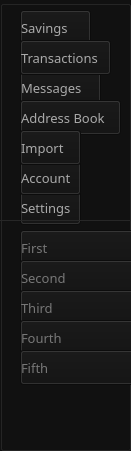
     <widget class="QGroupBox" name="leftMenu">
      <property name="geometry">
       <rect>
        <x>20</x>
        <y>110</y>
        <width>131</width>
        <height>451</height>
       </rect>
      </property>
      <property name="palette">
       <palette>
        <active>
         <colorrole role="WindowText">
          <brush brushstyle="SolidPattern">
           <color alpha="255">
            <red>170</red>
            <green>170</green>
            <blue>170</blue>
           </color>
          </brush>
         </colorrole>
         <colorrole role="Button">
          <brush brushstyle="SolidPattern">
           <color alpha="255">
            <red>17</red>
            <green>17</green>
            <blue>17</blue>
           </color>
          </brush>
         </colorrole>
         <colorrole role="Text">
          <brush brushstyle="SolidPattern">
           <color alpha="255">
            <red>170</red>
            <green>170</green>
            <blue>170</blue>
           </color>
          </brush>
         </colorrole>
         <colorrole role="ButtonText">
          <brush brushstyle="SolidPattern">
           <color alpha="255">
            <red>170</red>
            <green>170</green>
            <blue>170</blue>
           </color>
          </brush>
         </colorrole>
         <colorrole role="Base">
          <brush brushstyle="SolidPattern">
           <color alpha="255">
            <red>17</red>
            <green>17</green>
            <blue>17</blue>
           </color>
          </brush>
         </colorrole>
         <colorrole role="Window">
          <brush brushstyle="SolidPattern">
           <color alpha="255">
            <red>17</red>
            <green>17</green>
            <blue>17</blue>
           </color>
          </brush>
         </colorrole>
        </active>
        <inactive>
         <colorrole role="WindowText">
          <brush brushstyle="SolidPattern">
           <color alpha="255">
            <red>170</red>
            <green>170</green>
            <blue>170</blue>
           </color>
          </brush>
         </colorrole>
         <colorrole role="Button">
          <brush brushstyle="SolidPattern">
           <color alpha="255">
            <red>17</red>
            <green>17</green>
            <blue>17</blue>
           </color>
          </brush>
         </colorrole>
         <colorrole role="Text">
          <brush brushstyle="SolidPattern">
           <color alpha="255">
            <red>170</red>
            <green>170</green>
            <blue>170</blue>
           </color>
          </brush>
         </colorrole>
         <colorrole role="ButtonText">
          <brush brushstyle="SolidPattern">
           <color alpha="255">
            <red>170</red>
            <green>170</green>
            <blue>170</blue>
           </color>
          </brush>
         </colorrole>
         <colorrole role="Base">
          <brush brushstyle="SolidPattern">
           <color alpha="255">
            <red>17</red>
            <green>17</green>
            <blue>17</blue>
           </color>
          </brush>
         </colorrole>
         <colorrole role="Window">
          <brush brushstyle="SolidPattern">
           <color alpha="255">
            <red>17</red>
            <green>17</green>
            <blue>17</blue>
           </color>
          </brush>
         </colorrole>
        </inactive>
        <disabled>
         <colorrole role="WindowText">
          <brush brushstyle="SolidPattern">
           <color alpha="255">
            <red>170</red>
            <green>170</green>
            <blue>170</blue>
           </color>
          </brush>
         </colorrole>
         <colorrole role="Button">
          <brush brushstyle="SolidPattern">
           <color alpha="255">
            <red>17</red>
            <green>17</green>
            <blue>17</blue>
           </color>
          </brush>
         </colorrole>
         <colorrole role="Text">
          <brush brushstyle="SolidPattern">
           <color alpha="255">
            <red>170</red>
            <green>170</green>
            <blue>170</blue>
           </color>
          </brush>
         </colorrole>
         <colorrole role="ButtonText">
          <brush brushstyle="SolidPattern">
           <color alpha="255">
            <red>170</red>
            <green>170</green>
            <blue>170</blue>
           </color>
          </brush>
         </colorrole>
         <colorrole role="Base">
          <brush brushstyle="SolidPattern">
           <color alpha="255">
            <red>17</red>
            <green>17</green>
            <blue>17</blue>
           </color>
          </brush>
         </colorrole>
         <colorrole role="Window">
          <brush brushstyle="SolidPattern">
           <color alpha="255">
            <red>17</red>
            <green>17</green>
            <blue>17</blue>
           </color>
          </brush>
         </colorrole>
        </disabled>
       </palette>
      </property>
      <property name="font">
       <font>
        <family>Padauk Book [PYRS]</family>
        <pointsize>22</pointsize>
        <weight>75</weight>
        <bold>true</bold>
       </font>
      </property>
      <property name="styleSheet">
       <string notr="true">background-color: #111;</string>
      </property>
      <property name="title">
       <string/>
      </property>
      <widget class="QPushButton" name="m_bankingButton">
       <property name="geometry">
        <rect>
         <x>0</x>
         <y>10</y>
         <width>91</width>
         <height>35</height>
        </rect>
       </property>
       <property name="font">
        <font>
         <family>Poppins</family>
         <pointsize>-1</pointsize>
        </font>
       </property>
       <property name="styleSheet">
        <string notr="true">text-align: left; color: #aaa; margin-left: 20px;
font-family: Poppins;
font-size: 13px;</string>
       </property>
       <property name="text">
        <string>Savings</string>
       </property>
       <property name="iconSize">
        <size>
         <width>18</width>
         <height>18</height>
        </size>
       </property>
      </widget>
      <widget class="QPushButton" name="m_messagesButton">
       <property name="geometry">
        <rect>
         <x>0</x>
         <y>70</y>
         <width>101</width>
         <height>35</height>
        </rect>
       </property>
       <property name="font">
        <font>
         <family>Poppins</family>
         <pointsize>-1</pointsize>
        </font>
       </property>
       <property name="styleSheet">
        <string notr="true">text-align: left; color: #aaa; margin-left: 20px;
font-family: Poppins;
font-size: 13px;</string>
       </property>
       <property name="text">
        <string>Messages</string>
       </property>
       <property name="iconSize">
        <size>
         <width>18</width>
         <height>18</height>
        </size>
       </property>
      </widget>
      <widget class="QPushButton" name="m_addressBook">
       <property name="geometry">
        <rect>
         <x>0</x>
         <y>100</y>
         <width>121</width>
         <height>35</height>
        </rect>
       </property>
       <property name="font">
        <font>
         <family>Poppins</family>
         <pointsize>-1</pointsize>
        </font>
       </property>
       <property name="styleSheet">
        <string notr="true">text-align: left; color: #aaa; margin-left: 20px;
font-family: Poppins;
font-size: 13px;</string>
       </property>
       <property name="text">
        <string>Address Book</string>
       </property>
       <property name="iconSize">
        <size>
         <width>18</width>
         <height>18</height>
        </size>
       </property>
      </widget>
      <widget class="QPushButton" name="m_transactionButton">
       <property name="geometry">
        <rect>
         <x>0</x>
         <y>40</y>
         <width>111</width>
         <height>35</height>
        </rect>
       </property>
       <property name="font">
        <font>
         <family>Poppins</family>
         <pointsize>-1</pointsize>
        </font>
       </property>
       <property name="styleSheet">
        <string notr="true">text-align: left; color: #aaa; margin-left: 20px;
font-family: Poppins;
font-size: 13px;</string>
       </property>
       <property name="text">
        <string>Transactions</string>
       </property>
       <property name="iconSize">
        <size>
         <width>18</width>
         <height>18</height>
        </size>
       </property>
      </widget>
      <widget class="QPushButton" name="m_settingsButton">
       <property name="geometry">
        <rect>
         <x>0</x>
         <y>190</y>
         <width>81</width>
         <height>35</height>
        </rect>
       </property>
       <property name="font">
        <font>
         <family>Poppins</family>
         <pointsize>-1</pointsize>
        </font>
       </property>
       <property name="styleSheet">
        <string notr="true">text-align: left; color: #aaa; margin-left: 20px;
font-family: Poppins;
font-size: 13px;</string>
       </property>
       <property name="text">
        <string>Settings</string>
       </property>
       <property name="iconSize">
        <size>
         <width>18</width>
         <height>18</height>
        </size>
       </property>
      </widget>
      <widget class="QPushButton" name="m_walletButton">
       <property name="geometry">
        <rect>
         <x>0</x>
         <y>160</y>
         <width>81</width>
         <height>35</height>
        </rect>
       </property>
       <property name="font">
        <font>
         <family>Poppins</family>
         <pointsize>-1</pointsize>
        </font>
       </property>
       <property name="styleSheet">
        <string notr="true">text-align: left; color: #aaa; margin-left: 20px;
font-family: Poppins;
font-size: 13px;</string>
       </property>
       <property name="text">
        <string>Account</string>
       </property>
       <property name="iconSize">
        <size>
         <width>18</width>
         <height>18</height>
        </size>
       </property>
      </widget>
      <widget class="QPushButton" name="m_importButton">
       <property name="geometry">
        <rect>
         <x>0</x>
         <y>130</y>
         <width>81</width>
         <height>35</height>
        </rect>
       </property>
       <property name="font">
        <font>
         <family>Poppins</family>
         <pointsize>-1</pointsize>
        </font>
       </property>
       <property name="styleSheet">
        <string notr="true">text-align: left; color: #aaa; margin-left: 20px;
font-family: Poppins;
font-size: 13px;</string>
       </property>
       <property name="text">
        <string>Import</string>
       </property>
       <property name="iconSize">
        <size>
         <width>18</width>
         <height>18</height>
        </size>
       </property>
      </widget>
      <widget class="Line" name="line">
       <property name="geometry">
        <rect>
         <x>0</x>
         <y>220</y>
         <width>131</width>
         <height>1</height>
        </rect>
       </property>
       <property name="styleSheet">
        <string notr="true">background-color: #222;</string>
       </property>
       <property name="orientation">
        <enum>Qt::Horizontal</enum>
       </property>
      </widget>
      <widget class="QPushButton" name="m_subButton1">
       <property name="geometry">
        <rect>
         <x>0</x>
         <y>230</y>
         <width>151</width>
         <height>35</height>
        </rect>
       </property>
       <property name="font">
        <font>
         <family>Poppins</family>
         <pointsize>-1</pointsize>
        </font>
       </property>
       <property name="styleSheet">
        <string notr="true">text-align: left; color: #777; margin-left: 20px;
font-family: Poppins;
font-size: 13px;</string>
       </property>
       <property name="text">
        <string>First</string>
       </property>
       <property name="iconSize">
        <size>
         <width>18</width>
         <height>18</height>
        </size>
       </property>
      </widget>
      <widget class="QPushButton" name="m_subButton2">
       <property name="geometry">
        <rect>
         <x>0</x>
         <y>260</y>
         <width>151</width>
         <height>35</height>
        </rect>
       </property>
       <property name="font">
        <font>
         <family>Poppins</family>
         <pointsize>-1</pointsize>
        </font>
       </property>
       <property name="styleSheet">
        <string notr="true">text-align: left; color: #777; margin-left: 20px;
font-family: Poppins;
font-size: 13px;</string>
       </property>
       <property name="text">
        <string>Second</string>
       </property>
       <property name="iconSize">
        <size>
         <width>18</width>
         <height>18</height>
        </size>
       </property>
      </widget>
      <widget class="QPushButton" name="m_subButton3">
       <property name="geometry">
        <rect>
         <x>0</x>
         <y>290</y>
         <width>151</width>
         <height>35</height>
        </rect>
       </property>
       <property name="font">
        <font>
         <family>Poppins</family>
         <pointsize>-1</pointsize>
        </font>
       </property>
       <property name="styleSheet">
        <string notr="true">text-align: left; color: #777; margin-left: 20px;
font-family: Poppins;
font-size: 13px;</string>
       </property>
       <property name="text">
        <string>Third</string>
       </property>
       <property name="iconSize">
        <size>
         <width>18</width>
         <height>18</height>
        </size>
       </property>
      </widget>
      <widget class="QPushButton" name="m_subButton4">
       <property name="geometry">
        <rect>
         <x>0</x>
         <y>320</y>
         <width>151</width>
         <height>35</height>
        </rect>
       </property>
       <property name="font">
        <font>
         <family>Poppins</family>
         <pointsize>-1</pointsize>
        </font>
       </property>
       <property name="styleSheet">
        <string notr="true">text-align: left; color: #777; margin-left: 20px;
font-family: Poppins;
font-size: 13px;</string>
       </property>
       <property name="text">
        <string>Fourth</string>
       </property>
       <property name="iconSize">
        <size>
         <width>18</width>
         <height>18</height>
        </size>
       </property>
      </widget>
      <widget class="QPushButton" name="m_subButton5">
       <property name="geometry">
        <rect>
         <x>0</x>
         <y>350</y>
         <width>151</width>
         <height>35</height>
        </rect>
       </property>
       <property name="font">
        <font>
         <family>Poppins</family>
         <pointsize>-1</pointsize>
        </font>
       </property>
       <property name="styleSheet">
        <string notr="true">text-align: left; color: #777; margin-left: 20px;
font-family: Poppins;
font-size: 13px;</string>
       </property>
       <property name="text">
        <string>Fifth</string>
       </property>
       <property name="iconSize">
        <size>
         <width>18</width>
         <height>18</height>
        </size>
       </property>
      </widget>
     </widget>
